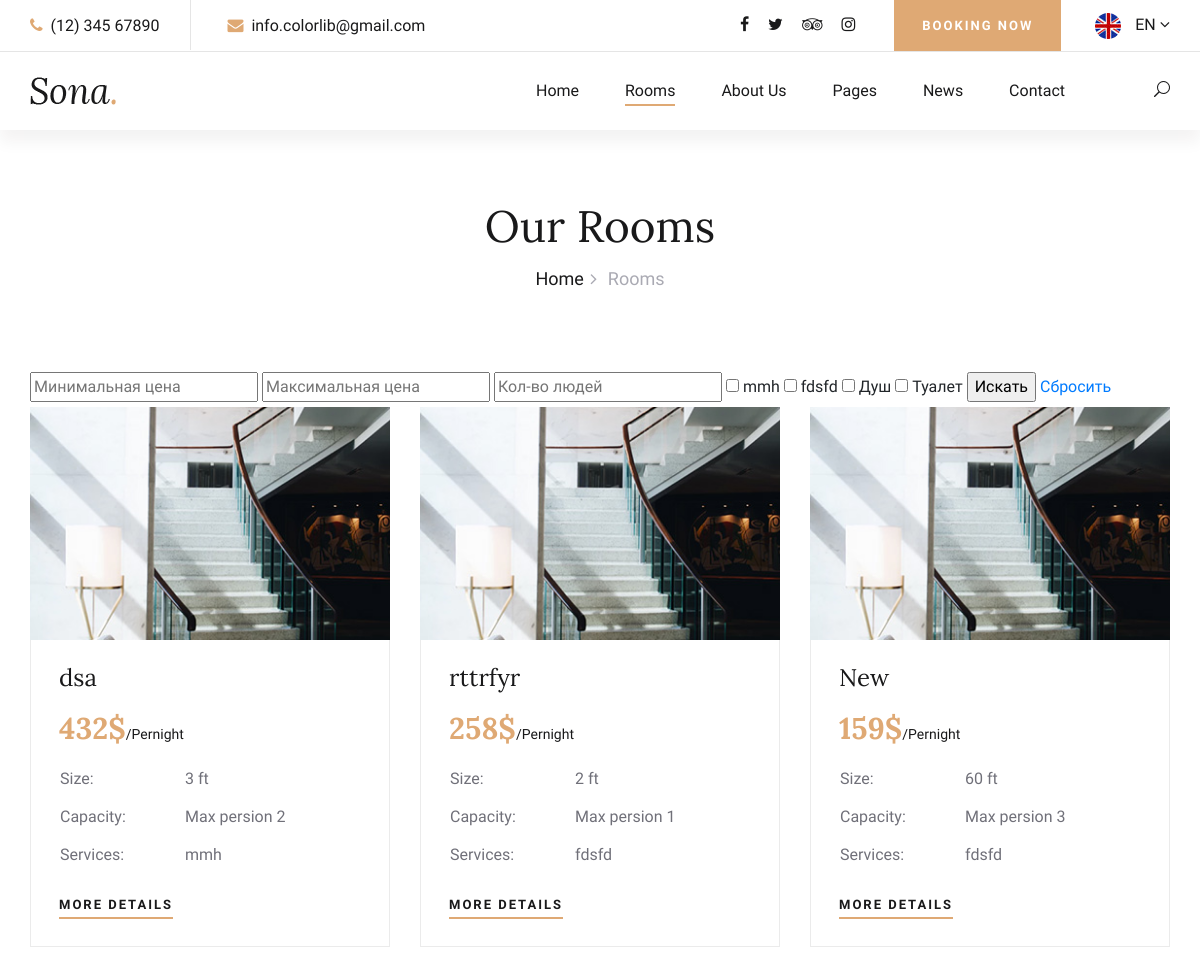
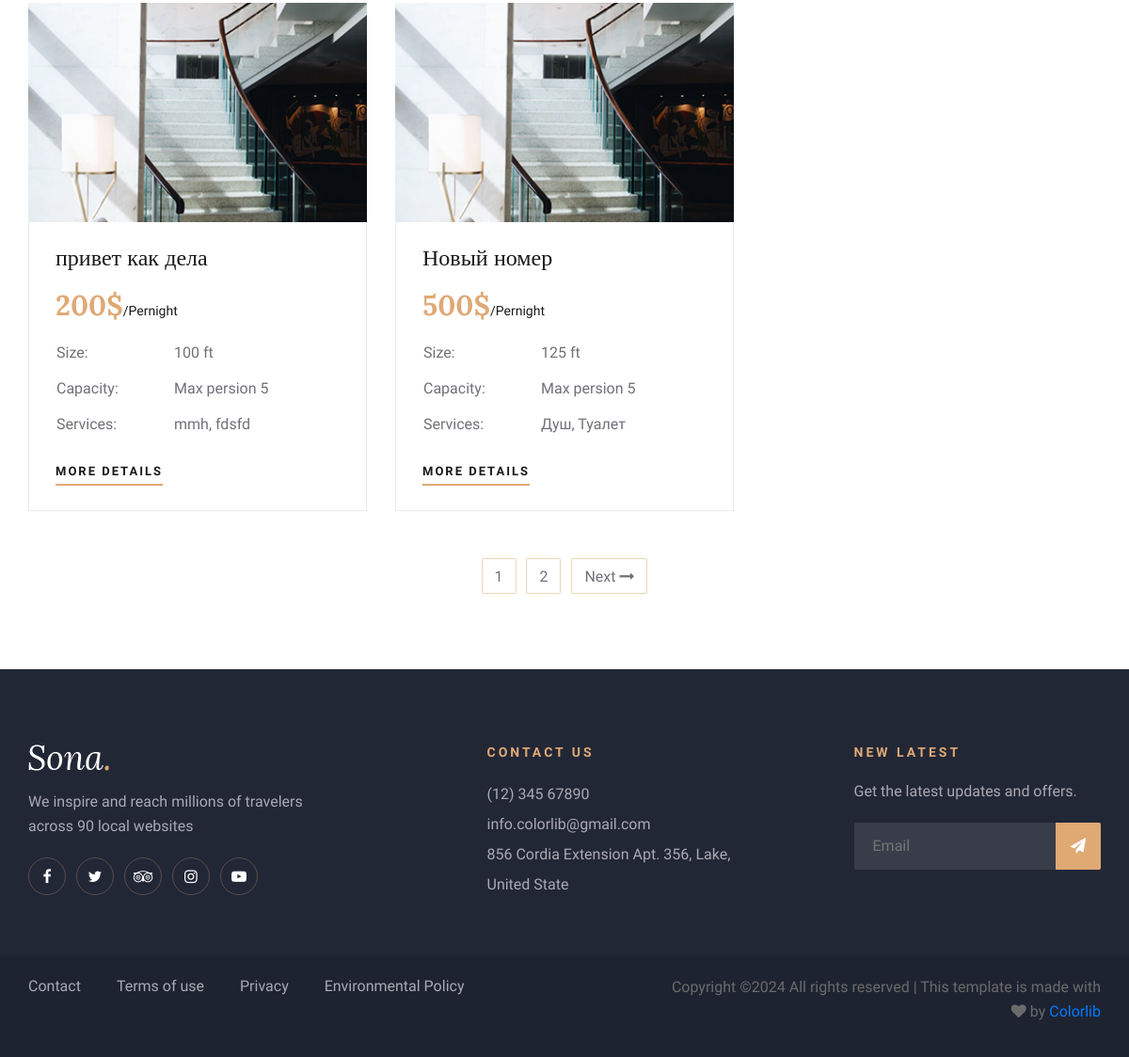
Before: /rooms.php with the older database file (2 pictures, top to bottom).
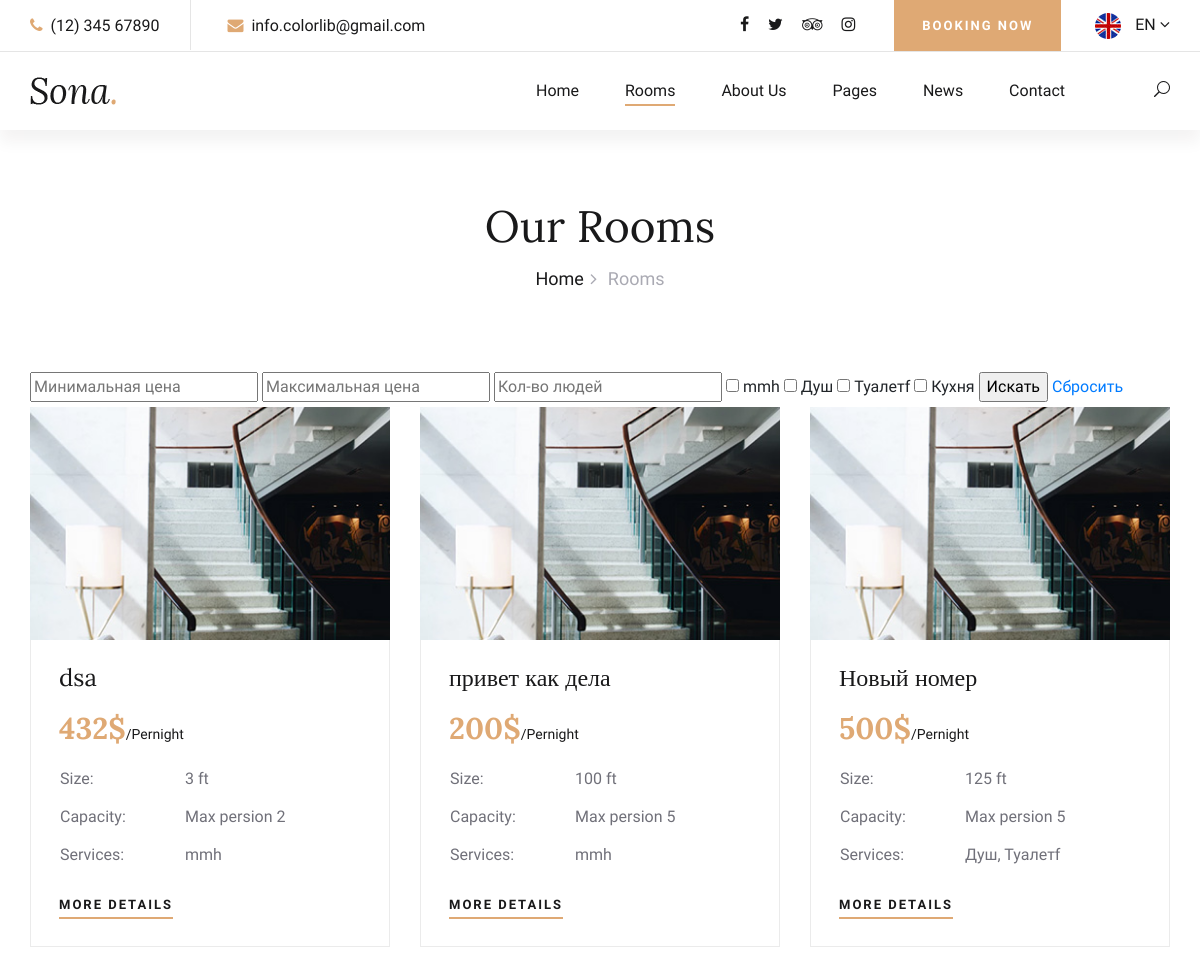
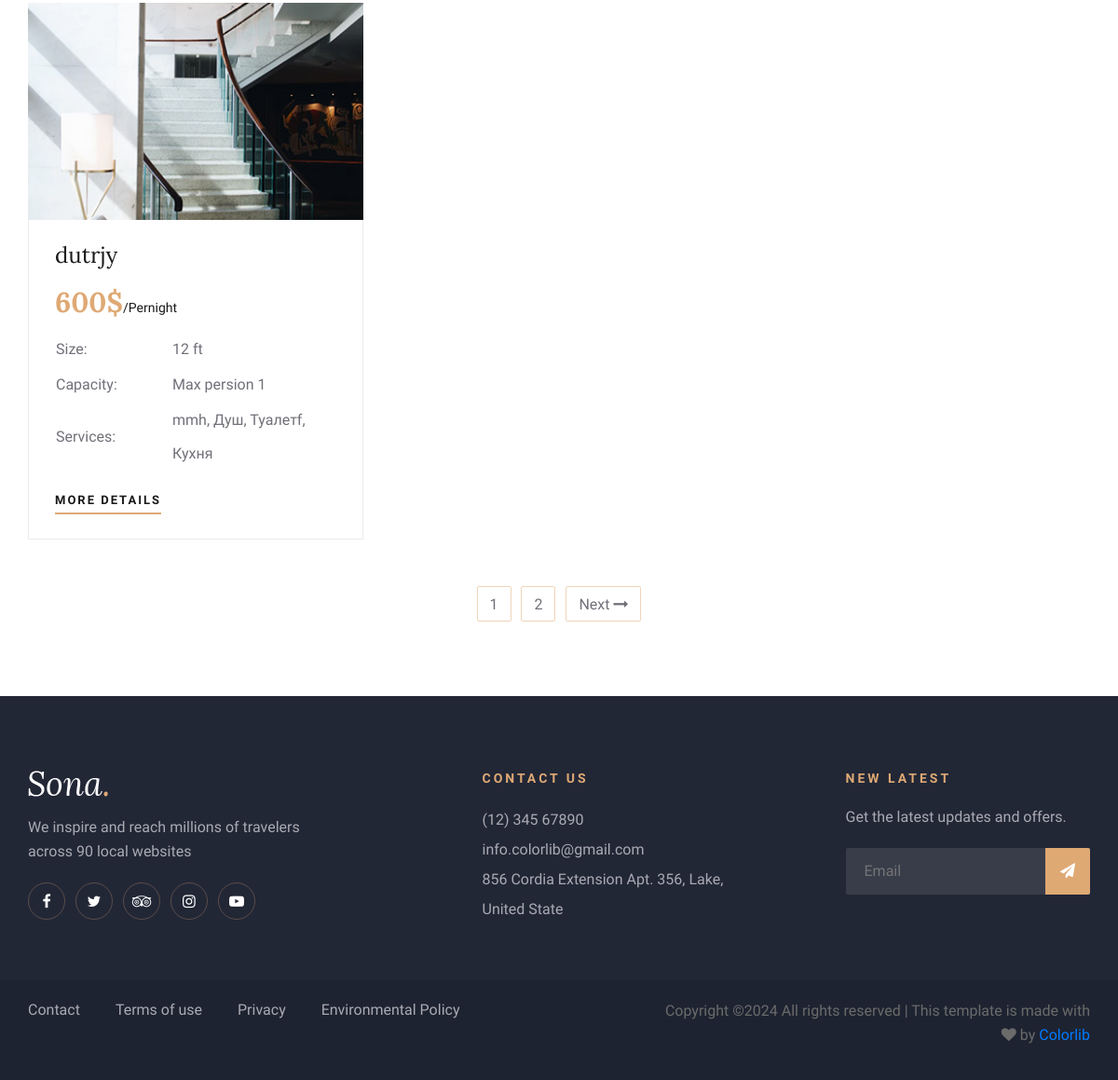
After: the same page with the newer database file (2 pictures, top to bottom).
### tables this page shows
CREATE TABLE `services` (
  `id` int NOT NULL,
  `name` text NOT NULL
);

CREATE TABLE `rooms` (
  `id` int NOT NULL,
  `name` varchar(255) NOT NULL,
  `slug` varchar(255) NOT NULL,
  `price` int NOT NULL,
  `size` int NOT NULL,
  `max_people` int NOT NULL,
  `description` text NOT NULL
);

### rooms.php (the view, shortened to what this page needs)
<?php
$pdo = require $_SERVER['DOCUMENT_ROOT'] . '/db.php';
$min_price = empty($_GET['min_price']) ? 'all' : $_GET['min_price'];
$max_price = empty($_GET['max_price']) ? 'all' : $_GET['max_price'];
$max_people = empty($_GET['max_people']) ? 'all' : $_GET['max_people'];
$room_services = empty($_GET['services']) ? [] : $_GET['services'];
$sql = "SELECT
rooms.*,
GROUP_CONCAT(services.name SEPARATOR ', ') AS services_name
FROM room_service
JOIN rooms ON room_service.room_id = rooms.id
JOIN services ON room_service.service_id = services.id";
$sql .= " GROUP BY rooms.id";
$rooms = $pdo->query($sql)->fetchAll(PDO::FETCH_ASSOC);
$services = $pdo->query("SELECT * FROM services")->fetchAll(PDO::FETCH_ASSOC);
?>
<!DOCTYPE html>
<html lang="zxx">
<head>
    <link rel="stylesheet" href="css/bootstrap.min.css" type="text/css">
    <link rel="stylesheet" href="css/font-awesome.min.css" type="text/css">
    <link rel="stylesheet" href="css/elegant-icons.css" type="text/css">
    <link rel="stylesheet" href="css/flaticon.css" type="text/css">
    <link rel="stylesheet" href="css/owl.carousel.min.css" type="text/css">
    <link rel="stylesheet" href="css/nice-select.css" type="text/css">
    <link rel="stylesheet" href="css/jquery-ui.min.css" type="text/css">
    <link rel="stylesheet" href="css/magnific-popup.css" type="text/css">
    <link rel="stylesheet" href="css/slicknav.min.css" type="text/css">
    <link rel="stylesheet" href="css/style.css" type="text/css">
</head>
<body>
<header class="header-section header-normal">
    <div class="top-nav">
        <div class="container">
            <div class="row">
                <div class="col-lg-6">
                    <ul class="tn-left">
                        <li><i class="fa fa-phone"></i> (12) 345 67890</li>
                        <li><i class="fa fa-envelope"></i> info.colorlib@gmail.com</li>
                    </ul>
                </div>
                <div class="col-lg-6">
                    <div class="tn-right">
                        <div class="top-social">
                            <a href="#"><i class="fa fa-facebook"></i></a>
                            <a href="#"><i class="fa fa-twitter"></i></a>
                            <a href="#"><i class="fa fa-tripadvisor"></i></a>
                            <a href="#"><i class="fa fa-instagram"></i></a>
                        </div>
                        <a href="#" class="bk-btn">Booking Now</a>
                        <div class="language-option">
                            <img src="img/flag.jpg" alt="">
                            <span>EN <i class="fa fa-angle-down"></i></span>
                        </div>
                    </div>
                </div>
            </div>
        </div>
    </div>
    <div class="menu-item">
        <div class="container">
            <div class="row">
                <div class="col-lg-2">
                    <div class="logo">
                        <a href="index.php">
                            <img src="img/logo.png" alt="">
                        </a>
                    </div>
                </div>
                <div class="col-lg-10">
                    <div class="nav-menu">
                        <nav class="mainmenu">
                            <ul>
                                <li><a href="index.php">Home</a></li>
                                <li class="active"><a href="rooms.php">Rooms</a></li>
                                <li><a href="about-us.html">About Us</a></li>
                                <li><a href="./pages.html">Pages</a>
                                </li>
                                <li><a href="blog.html">News</a></li>
                                <li><a href="contact.html">Contact</a></li>
                            </ul>
                        </nav>
                        <div class="nav-right search-switch">
                            <i class="icon_search"></i>
                        </div>
                    </div>
                </div>
            </div>
        </div>
    </div>
</header>
<div class="breadcrumb-section">
    <div class="container">
        <div class="row">
            <div class="col-lg-12">
                <div class="breadcrumb-text">
                    <h2>Our Rooms</h2>
                    <div class="bt-option">
                        <a href="./home.html">Home</a>
                        <span>Rooms</span>
                    </div>
                </div>
            </div>
        </div>
    </div>
</div>
<section class="rooms-section spad">
    <div class="container">
        <form>
            <input type="number" name="min_price" placeholder="Минимальная цена" value="<?= $min_price ?>">
            <input type="number" name="max_price" placeholder="Максимальная цена" value="<?= $max_price ?>">
            <input type="number" name="max_people" placeholder="Кол-во людей" value="<?= $max_people ?>">
            <?php foreach ($services as $service): ?>
                <input type="checkbox" name="services[]" id="<?= $service['id'] ?>"
                       value="<?= $service['id'] ?>" <?= in_array($service['id'], $room_services) ? 'checked' : '' ?>>
                <label for="<?= $service['id'] ?>"><?= $service['name'] ?></label>
            <?php endforeach; ?>
            <input type="submit" value="Искать">
            <a href="/rooms.php">Сбросить</a>
        </form>
        <div class="row">
            <?php foreach ($rooms as $room): ?>
                <div class="col-lg-4 col-md-6">
                    <div class="room-item">
                        <img src="img/room/room-1.jpg" alt="">
                        <div class="ri-text">
                            <h4><?= $room['name'] ?></h4>
                            <h3><?= $room['price'] ?>$<span>/Pernight</span></h3>
                            <table>
                                <tbody>
                                <tr>
                                    <td class="r-o">Size:</td>
                                    <td><?= $room['size'] ?> ft</td>
                                </tr>
                                <tr>
                                    <td class="r-o">Capacity:</td>
                                    <td>Max persion <?= $room['max_people'] ?></td>
                                </tr>
                                <tr>
                                    <td class="r-o">Services:</td>
                                    <td><?= $room['services_name'] ?></td>
                                </tr>
                                </tbody>
                            </table>
                            <a href="/room-details.php?slug=<?= $room['slug'] ?>" class="primary-btn">More Details</a>
                        </div>
                    </div>
                </div>
            <?php endforeach; ?>
            <div class="col-lg-12">
                <div class="room-pagination">
                    <a href="#">1</a>
                    <a href="#">2</a>
                    <a href="#">Next <i class="fa fa-long-arrow-right"></i></a>
                </div>
            </div>
        </div>
    </div>
</section>
<footer class="footer-section">
    <div class="container">
        <div class="footer-text">
            <div class="row">
                <div class="col-lg-4">
                    <div class="ft-about">
                        <div class="logo">
                            <a href="#">
                                <img src="img/footer-logo.png" alt="">
                            </a>
                        </div>
                        <p>We inspire and reach millions of travelers<br/> across 90 local websites</p>
                        <div class="fa-social">
                            <a href="#"><i class="fa fa-facebook"></i></a>
                            <a href="#"><i class="fa fa-twitter"></i></a>
                            <a href="#"><i class="fa fa-tripadvisor"></i></a>
                            <a href="#"><i class="fa fa-instagram"></i></a>
                            <a href="#"><i class="fa fa-youtube-play"></i></a>
                        </div>
                    </div>
                </div>
                <div class="col-lg-3 offset-lg-1">
                    <div class="ft-contact">
                        <h6>Contact Us</h6>
                        <ul>
                            <li>(12) 345 67890</li>
                            <li>info.colorlib@gmail.com</li>
                            <li>856 Cordia Extension Apt. 356, Lake, United State</li>
                        </ul>
                    </div>
                </div>
                <div class="col-lg-3 offset-lg-1">
                    <div class="ft-newslatter">
                        <h6>New latest</h6>
                        <p>Get the latest updates and offers.</p>
                        <form action="#" class="fn-form">
                            <input type="text" placeholder="Email">
                            <button type="submit"><i class="fa fa-send"></i></button>
                        </form>
                    </div>
                </div>
            </div>
        </div>
    </div>
    <div class="copyright-option">
        <div class="container">
            <div class="row">
                <div class="col-lg-7">
                    <ul>
                        <li><a href="#">Contact</a></li>
                        <li><a href="#">Terms of use</a></li>
                        <li><a href="#">Privacy</a></li>
                        <li><a href="#">Environmental Policy</a></li>
                    </ul>
                </div>
                <div class="col-lg-5">
                    <div class="co-text">
                        <p>
                            Copyright &copy;<script>document.write(new Date().getFullYear());</script>
                            All rights reserved | This template is made with <i class="fa fa-heart"
                                                                                aria-hidden="true"></i> by <a
                                    href="https://colorlib.com" target="_blank">Colorlib</a>
                            </p>
                    </div>
                </div>
            </div>
        </div>
    </div>
</footer>
</body>
</html>

Changed rows visible on the page:
removed services: name "fdsfd"
no longer on this page (row unchanged): rooms: name "rttrfyr", price "258", size "2", max_people "1", services_name "fdsfd"
no longer on this page (row unchanged): rooms: name "New", price "159", size "60", max_people "3", services_name "fdsfd"
changed services: name "Туалет" → "Туалетf"
added services: name "Кухня"
computed for rooms "привет как дела": services_name "mmh, fdsfd" → "mmh"
computed for rooms "Новый номер": services_name "Душ, Туалет" → "Душ, Туалетf"
added rooms: name "dutrjy", price "600", size "12", max_people "1", services_name "mmh, Душ, Туалетf, Кухня"
